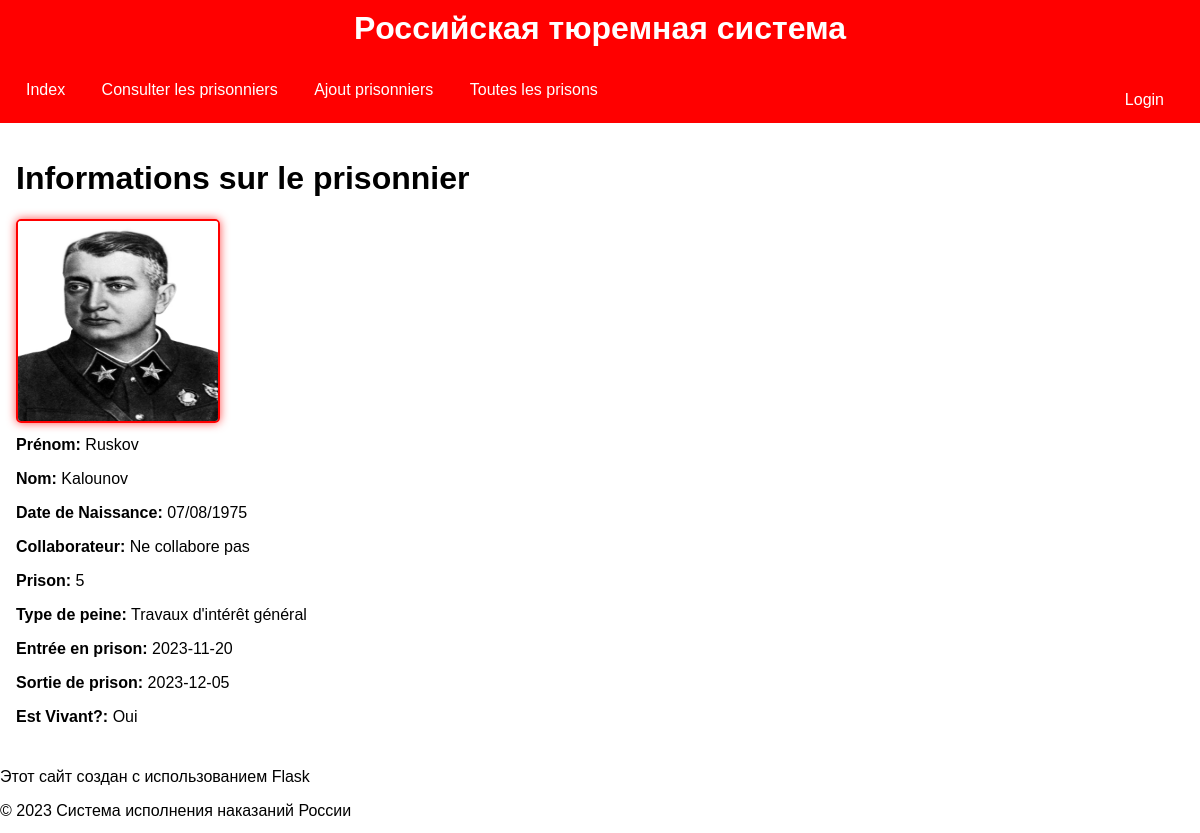
Page /ConsultPrisonner?id=5 on the earlier database version.
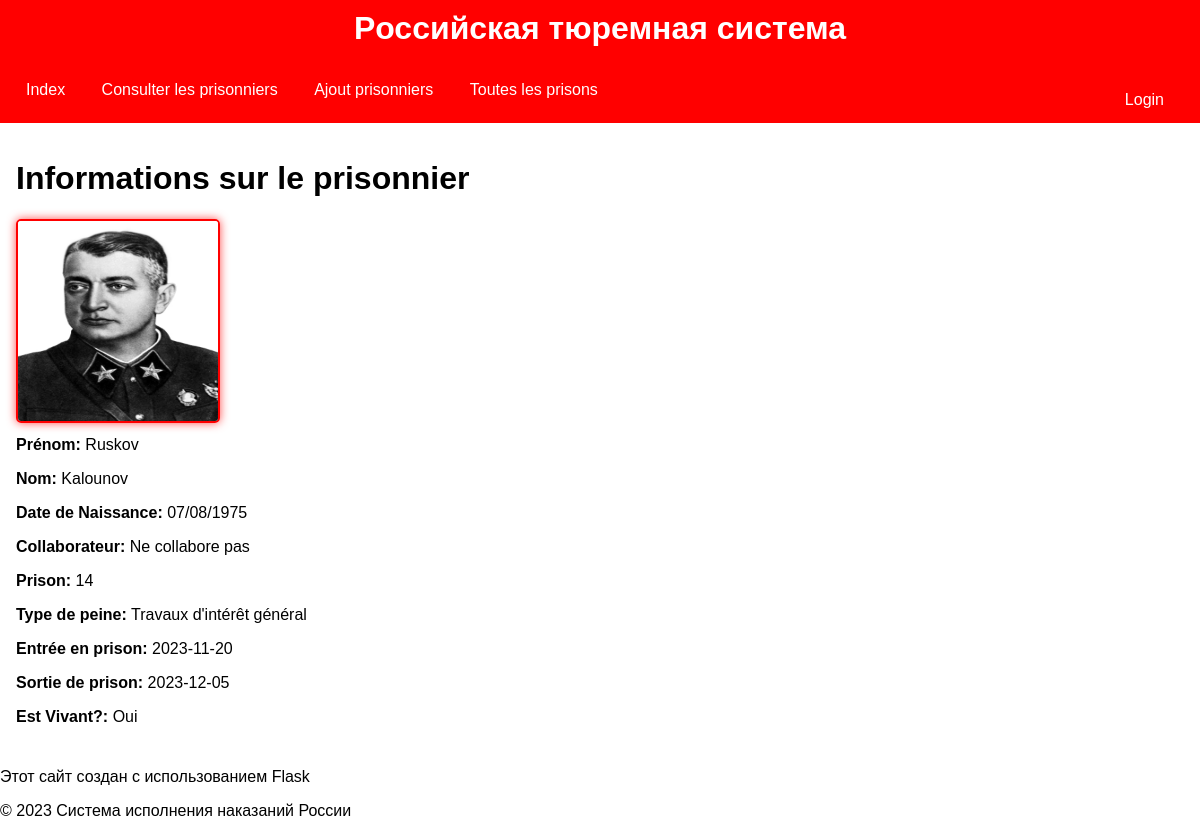
Same page on the later database version.
### tables this page shows
CREATE TABLE "prisonners" (
	"id"	INTEGER,
	"prenom"	VARCHAR(100),
	"nom"	VARCHAR(100),
	"birthday"	DATE,
	"type_de_peine"	VARCHAR(100),
	"collaborateur"	BOOLEAN,
	"prison_id"	INT,
	"image"	TEXT,
	"isAlive"	INTEGER,
	FOREIGN KEY("prison_id") REFERENCES "prison"("id"),
	PRIMARY KEY("id" AUTOINCREMENT)
);

### app.py (the view)
@app.route("/ConsultPrisonner", methods=['GET','POST'])
def ConsultPrisonner():
    if request.method=="GET":
        id_prisonnier=request.args.get('id', default="", type=str)
        prisonner=func.Prisonnier.getPrisonner(id_prisonnier)
        peine=func.Peine.getPeineFromUserID(id_prisonnier)
        prisons=func.Prison.getAllPrisons()
        return render_template("prisonnerInformation.html", id_prisonnier=id_prisonnier,prisonner=prisonner, peine=peine, prisons=prisons )

### classes.py (called while the page is built)
def connect_database(database_path):
    return sqlite3.connect(database_path)

    def getAllPrisons():
        conn =connect_database('goodDB.db')
        cursor = conn.cursor()
        prisons=cursor.execute("SELECT * FROM prison").fetchall()
        return prisons

    def getPrisonner(id):
        conn=connect_database('goodDB.db')
        cursor = conn.cursor()
        query = "SELECT * FROM prisonners WHERE id = ?"
        cursor.execute(query, (id,))
        result = cursor.fetchone()
        prisonnier=Prisonnier(result[1], result[2], result[3], result[4], result[5], result[6], result[7], result[8])
        conn.close()
        return prisonnier

    def getPeineFromUserID(prisonnerId):
        conn=connect_database('goodDB.db')
        cursor = conn.cursor()
        query = "SELECT * from peine WHERE user_id = ?"
        cursor.execute(query,(prisonnerId,))
        result = cursor.fetchone()
        peine=Peine(result[1], result[2], result[4], result[5])
        conn.close()
        return peine

### templates/prisonnerInformation.html (shortened to what this page needs)
</head>
<body>
{% extends 'layout.html' %}
{% block content %}
{% if prisonner %}
<h1>Informations sur le prisonnier</h1>
<img src="{{ url_for('static', filename='uploads/' + prisonner.image + '.jpg') }}" width="200" height="200" style="vertical-align: bottom;">
<p> <strong>Prénom:</strong> {{ prisonner.Prenom }}</p>
<p> <strong>Nom:</strong> {{ prisonner.Nom }}</p>
<p> <strong>Date de Naissance:</strong> {{ prisonner.birthday }}</p>
<p> <strong>Collaborateur:</strong> {{ 'Collabore avec le système' if prisonner.collaborateur else 'Ne collabore pas' }}</p>
<p> <strong>Prison:</strong> {{ prisonner.prison_id }}</p>
<p> <strong>Type de peine:</strong> {{ peine.type_de_peine }}</p>
<p> <strong>Entrée en prison:</strong> {{ peine.entry_date }}</p>
<p> <strong>Sortie de prison:</strong> {{ peine.out_door }}</p>
<p> <strong>Est Vivant?:</strong> {{'Oui' if prisonner.isAlive else 'Non' }}</p>
{% endif %}
{% endblock %}

Differences in the rows shown:
changed prisonners "Ruskov": prison_id "5" → "14"
